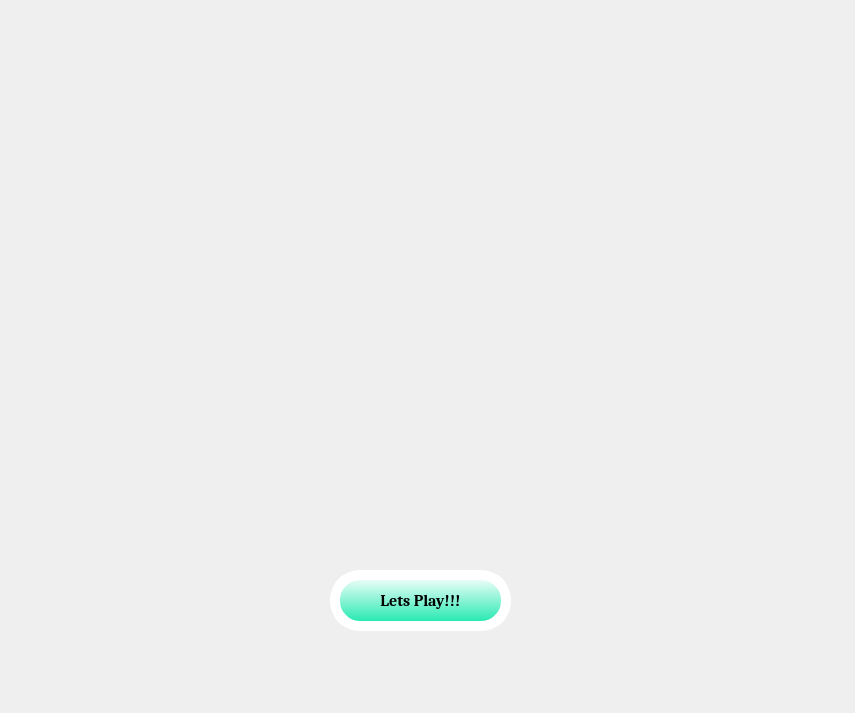
<?xml version="1.0" encoding="UTF-8"?>
<ui version="4.0">
 <class>RPSWelcome</class>
 <widget class="QMainWindow" name="RPSWelcome">
  <property name="geometry">
   <rect>
    <x>0</x>
    <y>0</y>
    <width>855</width>
    <height>713</height>
   </rect>
  </property>
  <property name="windowTitle">
   <string>Rock Paper Scissors</string>
  </property>
  <property name="styleSheet">
   <string notr="true">QMainWindow{
border-image: url(:/Background/rock-paper-scissors-hand-icons-vector.jpg);
}
</string>
  </property>
  <widget class="QWidget" name="widget">
   <property name="styleSheet">
    <string notr="true">QWidget
{
border-image: url(:/Background/rock-paper-scissors-hand-icons-vector.jpg);
}
</string>
   </property>
   <widget class="QPushButton" name="pushButton">
    <property name="geometry">
     <rect>
      <x>330</x>
      <y>570</y>
      <width>181</width>
      <height>61</height>
     </rect>
    </property>
    <property name="font">
     <font>
      <family>Cambria</family>
      <pointsize>12</pointsize>
      <weight>75</weight>
      <bold>true</bold>
     </font>
    </property>
    <property name="autoFillBackground">
     <bool>false</bool>
    </property>
    <property name="styleSheet">
     <string notr="true">QPushButton
{
border:none;

border-image: url(:/Transparent/banner-wave-3.svg);

 border-width: 10px;
border-color:white;
border-style: outset;
border-radius:30px;

padding: 6px;
	background-color: qlineargradient(spread:repeat, x1:1, y1:1, x2:1, y2:0, stop:0 rgba(18, 231, 169, 255), stop:1 rgba(255, 255, 255, 255));
}</string>
    </property>
    <property name="text">
     <string>Lets Play!!!</string>
    </property>
   </widget>
  </widget>
 </widget>
 <resources>
  <include location="RPSresource.qrc"/>
 </resources>
 <connections/>
</ui>
